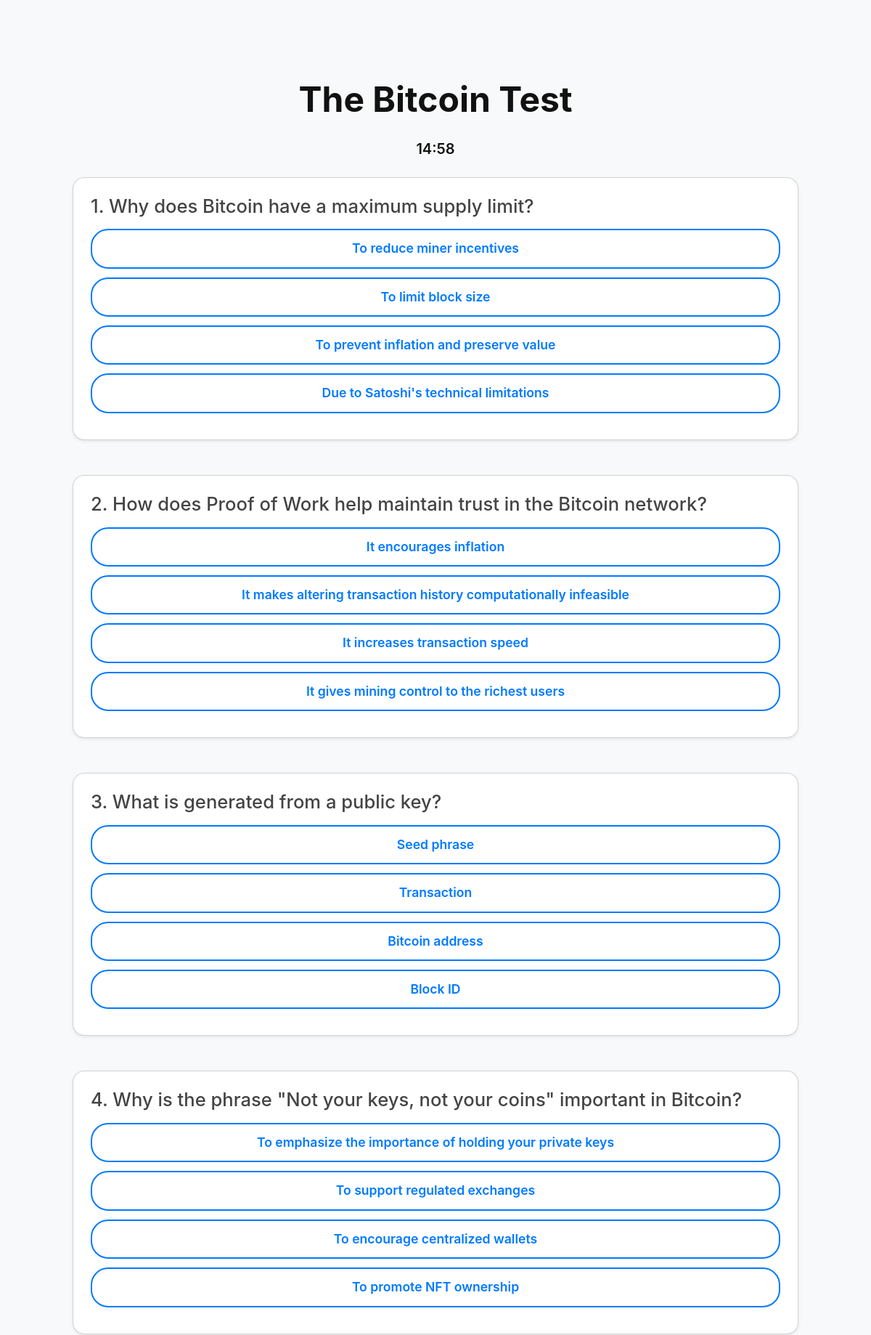
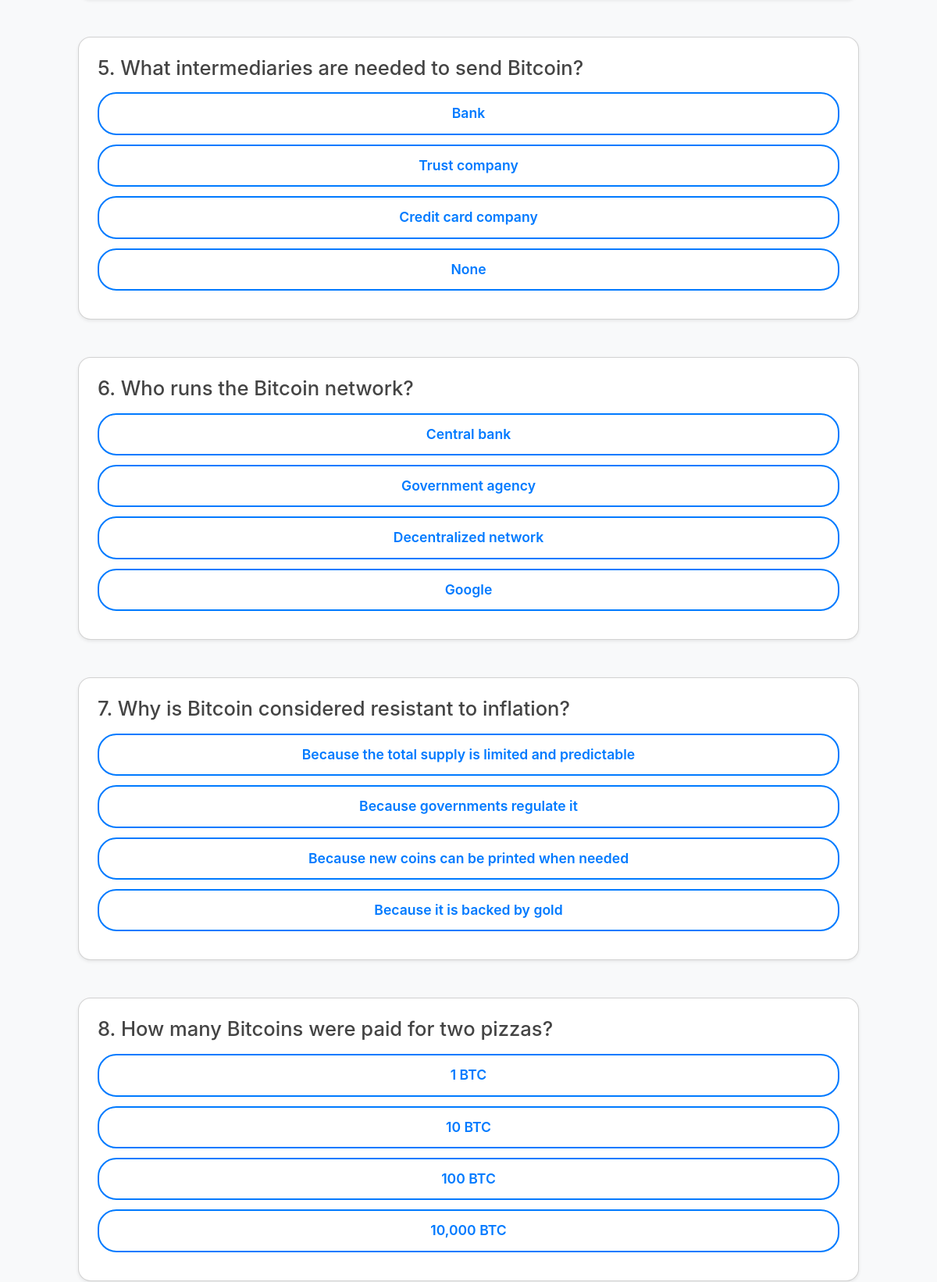
/btc_test (upper part), run on the app's committed database (2 pictures, top to bottom).
### tables this page shows
CREATE TABLE questions (
    id INTEGER PRIMARY KEY AUTOINCREMENT,
    level INTEGER NOT NULL,
    question TEXT NOT NULL,
    choice1 TEXT NOT NULL,
    choice2 TEXT NOT NULL,
    choice3 TEXT NOT NULL,
    choice4 TEXT NOT NULL,
    correct TEXT NOT NULL
);

### app.py (the view)
@app.route("/btc_test")
def btc_test():
    session.pop("score", None)
    session.pop("passed", None)
    session.pop("test_type", None)
    questions = db.execute("SELECT * FROM questions WHERE level IN (1, 2, 3) ORDER BY RANDOM()")
    level1 = [q for q in questions if q["level"] == 1][:10]
    level2 = [q for q in questions if q["level"] == 2][:5]
    level3 = [q for q in questions if q["level"] == 3][:5]
    selected = level1 + level2 + level3
    random.shuffle(selected)
    rendered = render_template("test.html", questions=selected, title="The Bitcoin Test", time_limit=15, test_type="basic")
    response = make_response(rendered)
    response.headers["Cache-Control"] = "no-store, no-cache, must-revalidate, max-age=0"
    response.headers["Pragma"] = "no-cache"
    response.headers["Expires"] = "0"
    return response

### templates/test.html (shortened to what this page needs)
<!DOCTYPE html>
<html lang="en">
<head>
    <link href="https://cdn.jsdelivr.net/npm/bootstrap@5.3.3/dist/css/bootstrap.min.css" rel="stylesheet">
    <link href="{{ url_for('static', filename='styles.css') }}" rel="stylesheet">
</head>
<body>
    <div class="container py-5">
        <h1 class="text-center mb-4">{{ title }}</h1>
        <div id="timer" class="text-center mb-4" style="font-size: 1.25rem; font-weight: 600;"></div>
    <form action="{{ url_for('grade') }}" method="POST">
        <div class="question-container non-selectable">
            {% for q in questions %}
            <div class="card mb-5 p-4 shadow-sm question-box">
                <h4 class="mb-3">{{ loop.index }}. {{ q.question }}</h4>
                <div class="d-flex flex-column align-items-center">
                <label class="test-answer-btn">
                    {{ q.choice1 }}
                </label>
                <label class="test-answer-btn">
                    {{ q.choice2 }}
                </label>
                <label class="test-answer-btn">
                    {{ q.choice3 }}
                </label>
                <label class="test-answer-btn">
                    {{ q.choice4 }}
                </label>
                </div>
            </div>
            {% endfor %}
        </div>
    </form>
</body>
</html>

### static/styles.css (style rules this page uses)
body { background-color: #f8f9fa; color: #111111; font-weight: 600; line-height: 1.5; margin: 0; padding-top: 60px; font-family: 'Inter', 'Helvetica Neue', sans-serif; }
h1 { font-size: 3rem; font-weight: 700; color: #111111; }
h4 { font-size: 1.6rem; font-weight: 500; color: #444444; letter-spacing: }
.card { border-radius: 16px; }
.question-box { background-color: #ffffff; padding: 24px; border-radius: 16px; box-shadow: 0 4px 12px rgba(0, 0, 0, 0.05); margin-bottom: 24px; max-width: 1000px; margin-left: auto; margin-right: auto; }
.test-answer-btn { display: block; width: 100%; max-width: 1000px; margin: 0 auto 12px auto; padding: 12px 24px; font-size: 1.1rem; font-weight: 600; background-color: #fff; color: #007aff; border: 2px solid #007aff; border-radius: 24px; cursor: pointer; transition: background-color 0.3s ease, color 0.3s ease, border-color 0.3s ease; text-align: center; justify-content: center; cursor: pointer; transition: background-color 0.3s ease, color 0.3s ease; }

### templates/test.html (style rules this page uses)
body { user-select: none; }

### data on the page
questions: question "Why does Bitcoin have a maximum supply limit?", choice1 "To reduce miner incentives", choice2 "To limit block size", choice3 "To prevent inflation and preserve value", choice4 "Due to Satoshi's technical limitations"
questions: question "How does Proof of Work help maintain trust in the Bitcoin network?", choice1 "It encourages inflation", choice2 "It makes altering transaction history computationally infeasible", choice3 "It increases transaction speed", choice4 "It gives mining control to the richest users"
questions: question "What is generated from a public key?", choice1 "Seed phrase", choice2 "Transaction", choice3 "Bitcoin address", choice4 "Block ID"
questions: question "Why is the phrase \"Not your keys, not your coins\" important in Bitcoin?", choice1 "To emphasize the importance of holding your private keys", choice2 "To support regulated exchanges", choice3 "To encourage centralized wallets", choice4 "To promote NFT ownership"
questions: question "What intermediaries are needed to send Bitcoin?", choice1 "Bank", choice2 "Trust company", choice3 "Credit card company", choice4 "None"
questions: question "Who runs the Bitcoin network?", choice1 "Central bank", choice2 "Government agency", choice3 "Decentralized network", choice4 "Google"
questions: question "Why is Bitcoin considered resistant to inflation?", choice1 "Because the total supply is limited and predictable", choice2 "Because governments regulate it", choice3 "Because new coins can be printed when needed", choice4 "Because it is backed by gold"
questions: question "How many Bitcoins were paid for two pizzas?", choice1 "1 BTC", choice2 "10 BTC", choice3 "100 BTC", choice4 "10,000 BTC"

### other printed values
{{ title }} "The Bitcoin Test"
